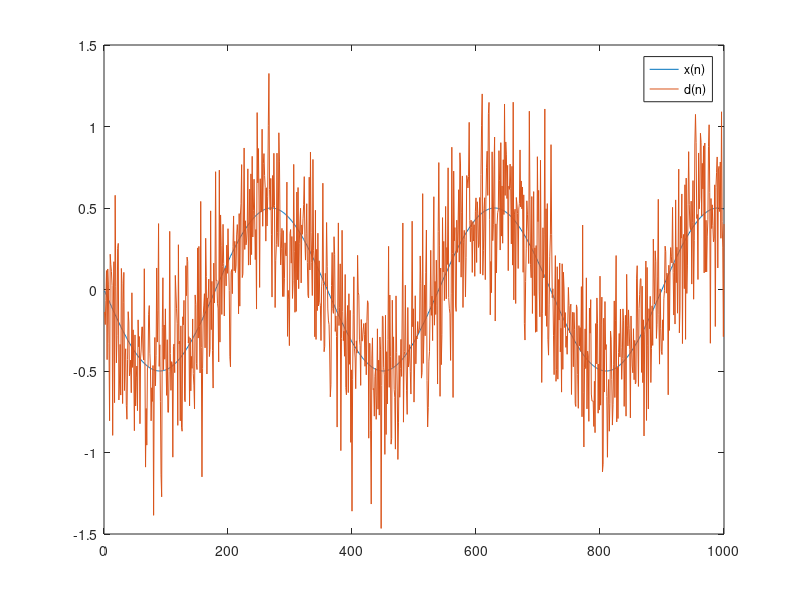
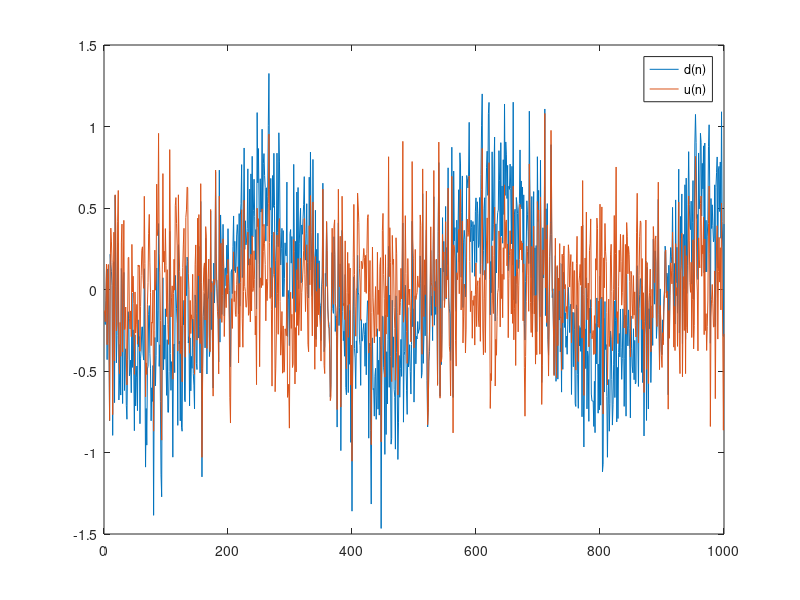
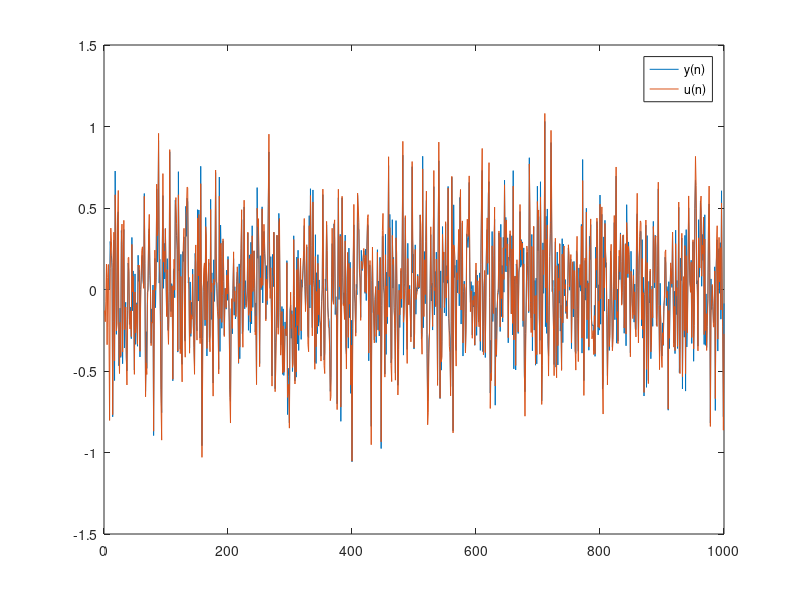
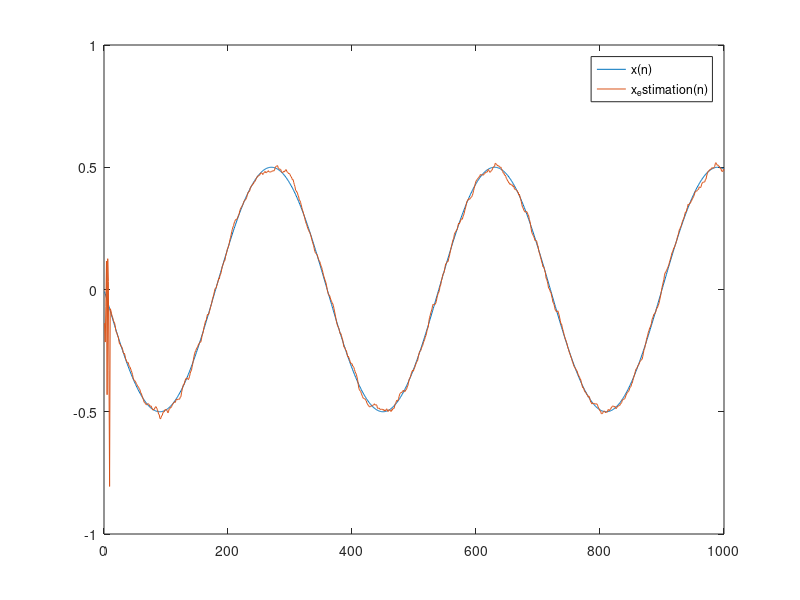

MATLAB code to generate these figures, in order:
% Noise cancellation solving Wiener-Hopf's equation
% author: Christophoros Bekos (8311)

clear all
close all

N = 1000; % number of time steps
M = 10;   % filter's length

%% signal A
%we assume that A is normally distributed
A = sind(1:N);

%% signal x
f = pi/6;
x = zeros(N,1);
for i=1:N
    x(i) = A(i)*sin((pi/8)*N+f);
end

%% white noise N
N_mu = 0;
N_sigma = 0.32;
n = normrnd(N_mu,N_sigma,N,1);

%% input signal u
u = zeros(N,1);
u(1) = n(1);
u(2) = n(2);
for i=3:N
    u(i) = 0.25*u(i-1) - 0.12*u(i-2) + n(i);
end

%% desired signal d
d = zeros(N,1);
for i=1:N
  d(i) = x(i) + n(i);
end

%% some figures
figure
plot([x d])
legend({'x(n)', 'd(n)'})

figure
plot([d u])
legend({'d(n)', 'u(n)'})

%% fir filter
a = xcorr(u,u,M-1,'unbiased');
b = a(M:(2*M-1));
R = toeplitz(b);
a = xcorr(d,u,M,'unbiased');
b = a(M:(2*M));
p = toeplitz(b);
p = p(1,2:end)';
wo = R\p;

% filter apply
y = zeros(N-M,1);
for i = M:N
     y(i) = u(i:-1:i-M+1)' * wo;
end
e = d - y;

figure
plot([y u])
legend({'y(n)', 'u(n)'})

figure
plot([x e])
legend({'x(n)', 'x_estimation(n)'})

%% parameter error
figure
plot((x-e).^2);
title('estimation error')





